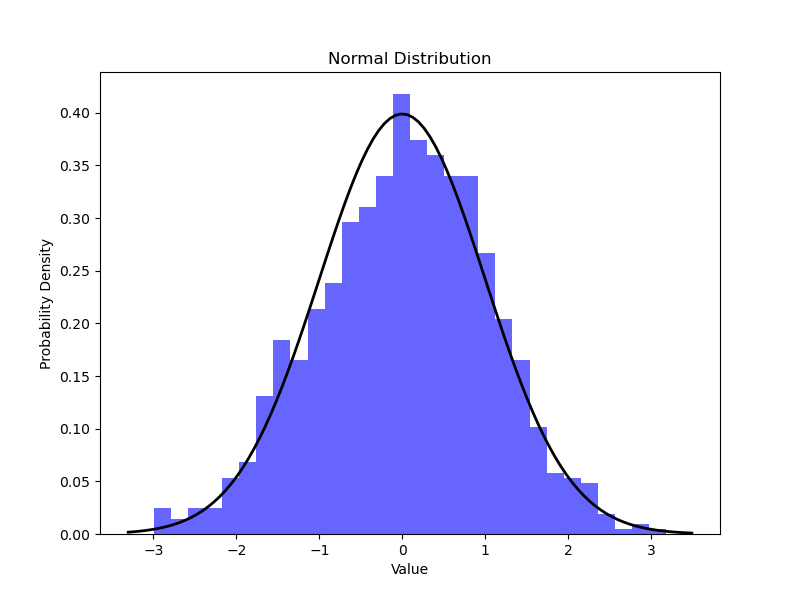

The script that drew this image:
import numpy as np
import matplotlib.pyplot as plt

# 정규 분포의 평균과 표준편차 설정
mean = 0
std_dev = 1
num_samples = 1000

# 정규 분포 데이터 생성
normal_data = np.random.normal(mean, std_dev, num_samples)

# 정규 분포 데이터 시각화
plt.figure(figsize=(8, 6))
plt.hist(normal_data, bins=30, density=True, alpha=0.6, color='b')

# 정규 분포의 이론적 밀도 함수 그리기
xmin, xmax = plt.xlim()
x = np.linspace(xmin, xmax, 100)
p = ((1 / (np.sqrt(2 * np.pi) * std_dev)) *
     np.exp(-0.5 * ((x - mean) / std_dev) ** 2))
plt.plot(x, p, 'k', linewidth=2)
plt.title('Normal Distribution')
plt.xlabel('Value')
plt.ylabel('Probability Density')
plt.show()
